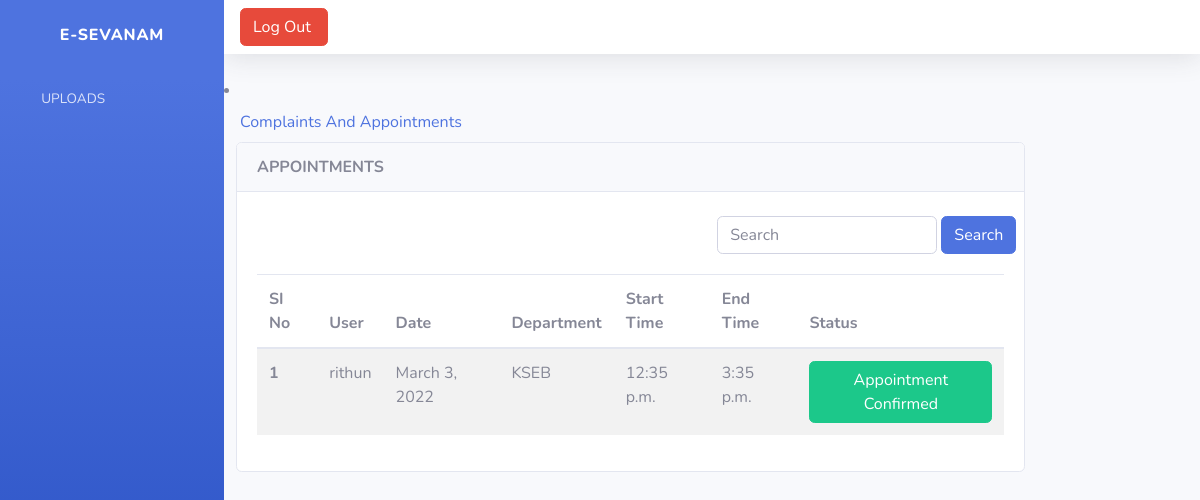
The page /appointment_admin/ (signed in) on the database as committed earlier.
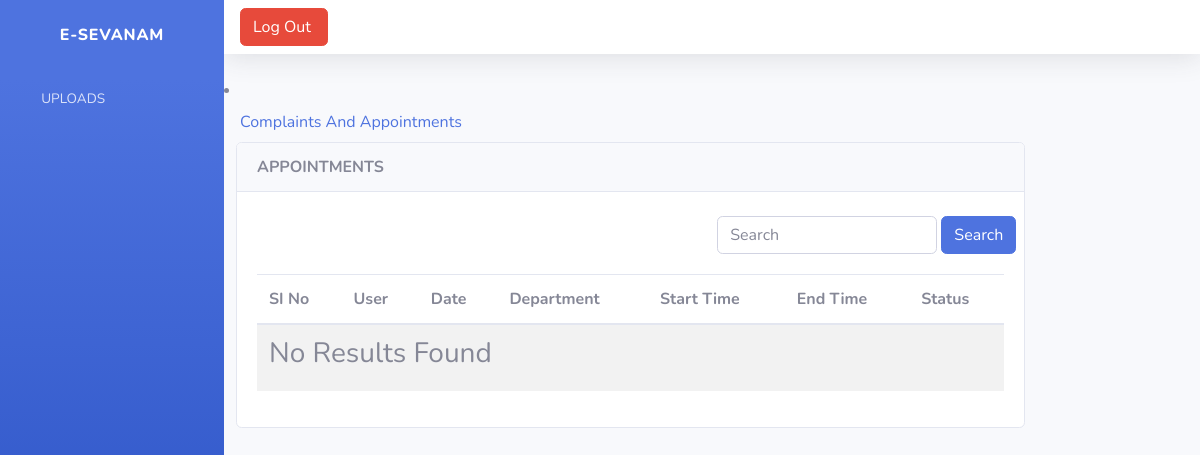
The same page on the database as committed later.
### manageapp1/models.py (models this page shows)
class Appointment(models.Model):
    user = models.ForeignKey(User, on_delete=models.CASCADE, related_name='appointment')
    schedule = models.ForeignKey(AppointmentSchedule, on_delete=models.CASCADE)
    status = models.IntegerField(default=0)

class User(models.Model):
    user = models.OneToOneField(Login, on_delete=models.CASCADE,related_name='user')
    name = models.CharField(max_length=100)
    contact_no = models.CharField(max_length=100)
    email = models.EmailField()
    address = models.TextField()
    def __str__(self):
        return self.name

class AppointmentSchedule(models.Model):
    department = models.ForeignKey(Department, on_delete=models.DO_NOTHING)
    date = models.DateField()
    start_time = models.TimeField()
    end_time = models.TimeField()

class Department(models.Model):
    name= models.CharField(max_length=200)
    place= models.CharField(max_length=200)
    contact_number= models.CharField(max_length=100)
    email= models.EmailField()
    def __str__(self):
        return self.name

### manageapp1/govt_views.py (the view)
# urls.py: path('appointment_admin/', govt_views.appointment_admin, name='appointment_admin'),
@login_required(login_url='login_view')
def appointment_admin(request):
    p = Appointment.objects.all()
    placeFilter = PlaceFilter(request.GET, queryset=p)
    p = placeFilter.qs
    context = {
        'appointment': p,
        'placeFilter': placeFilter,
    }
    return render(request, 'govt_appointment.html', context)

### templates/govt_appointment.html (shortened to what this page needs)
<!DOCTYPE html>
{% extends 'govbase.html' %}
{% block content %}
<div class="col-lg-10">
    <div class="card">
        <div class="card-header">
            <strong class="card-title">APPOINTMENTS </strong>
        </div>
        <br>
        <div class="row">
            <div class="col-lg-6 "></div>
            <div class="col-lg-6">
                <form method="get" class="form-inline " style="float:right;">
                    <div class="md-form my-0">
                        {{placeFilter.form }}
                        <button class="btn btn-primary mr-2" type="submit">Search</button>
                    </div>
                </form>
            </div>
        </div>
        <div class="card-body">
            <table class="table table-striped">
                <thead>
                <tr>
                    <th scope="col">SI No</th>
                    <th scope="col">User</th>
                    <th scope="col">Date</th>
                    <th scope="col">Department</th>
                    <th scope="col">Start Time</th>
                    <th scope="col">End Time</th>
                    <th scope="col">Status</th>
                </tr>
                </thead>
                <tbody>
                {% for n in appointment %}
                <tr>
                    <th scope="row">{{forloop.counter}}</th>
                    <td>{{n.user}}</td>
                    <td>{{n.schedule.date}}</td>
                    <td>{{n.schedule.department}}</td>
                    <td>{{n.schedule.start_time}}</td>
                    <td>{{n.schedule.end_time}}</td>
                    <td>
                        {% if n.status == 0 %}
                        <a type="button" class="btn btn-success" href="{% url 'approve_appointment' n.id %}">Approve</a>
                        <form action="{% url 'reject_appointment' n.id %}" method="post" style="display: inline;"
                              onsubmit="window.mytest()">
                            {% csrf_token %}
                            <input type="hidden" value="{{ n.id }}"/>
                            <button class="btn btn-danger">Reject</Button>
                        </form>
                        {% elif n.status == 1 %}
                        <button type="button" class="btn btn-success">Appointment Confirmed</button>
                        {% else %}
                        <button type="button" class="btn btn-danger">Rejected</button>
                        {% endif %}
                    </td>
                </tr>
                {% empty %}
                <tr>
                    <td colspan="7"><h3>No Results Found</h3></td>
                </tr>
                {% endfor %}
                </tbody>
            </table>
        </div>
    </div>
</div>
{% endblock %}

Rows that differ between the two databases and show on the page:
removed Appointment: user "rithun", schedule "March 3, 2022", schedule.department "KSEB", schedule.start_time "12:35 p.m.", schedule.end_time "3:35 p.m.", status "Appointment Confirmed"
Other text that changed with them:
text now shown: "No Results Found"
